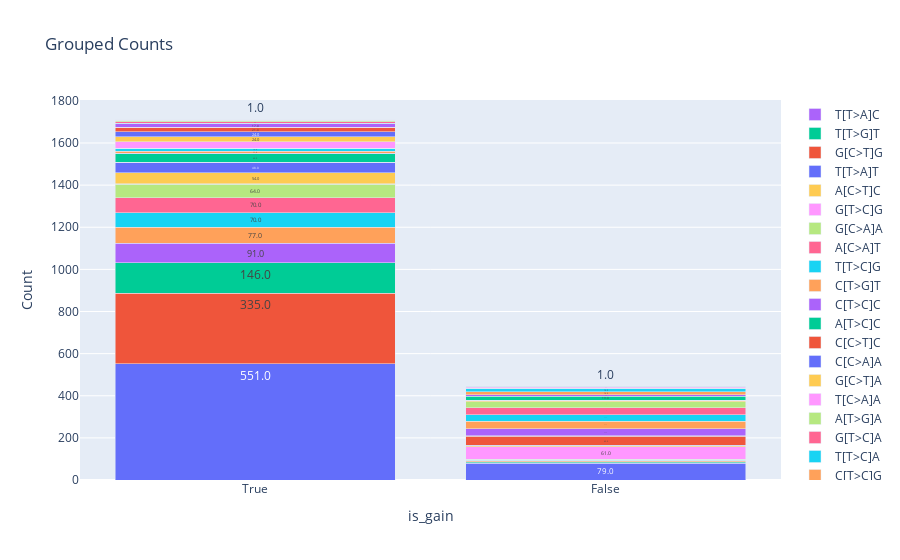

The cell this chart's notebook holds for it:
### Code cell
filter_arg = df.gene_name.isin(driver_oncogenes)
plot_grouped_counts(df, filter_arg, "mutation_context")

### Figure 1 — Plotly figure (JSON) as saved in the notebook; plotly's stock layout.template omitted (floating-point values rounded to 4 significant figures)
{"data": [{"name": "T[C>T]A", "text": ["551.0", "79.0"], "textposition": "auto", "type": "bar", "x": ["True", "False"], "y": [551, 79]}, {"name": "T[C>T]T", "text": ["335.0", "3.0"], "textposition": "auto", "type": "bar", "x": ["True", "False"], "y": [335, 3]}, {"name": "C[C>T]A", "text": ["146.0", "5.0"], "textposition": "auto", "type": "bar", "x": ["True", "False"], "y": [146, 5]}, {"name": "T[C>A]C", "text": ["91.0", "0.0"], "textposition": "auto", "type": "bar", "x": ["True", "False"], "y": [91, 0]}, {"name": "A[C>T]G", "text": ["77.0", "4.0"], "textposition": "auto", "type": "bar", "x": ["True", "False"], "y": [77, 4]}, {"name": "C[C>A]T", "text": ["70.0", "2.0"], "textposition": "auto", "type": "bar", "x": ["True", "False"], "y": [70, 2]}, {"name": "T[C>T]G", "text": ["70.0", "3.0"], "textposition": "auto", "type": "bar", "x": ["True", "False"], "y": [70, 3]}, {"name": "A[C>T]T", "text": ["64.0", "2.0"], "textposition": "auto", "type": "bar", "x": ["True", "False"], "y": [64, 2]}, {"name": "A[T>C]T", "text": ["2.0", "61.0"], "textposition": "auto", "type": "bar", "x": ["True", "False"], "y": [2, 61]}, {"name": "T[C>T]C", "text": ["54.0", "4.0"], "textposition": "auto", "type": "bar", "x": ["True", "False"], "y": [54, 4]}, {"name": "T[C>A]T", "text": ["48.0", "2.0"], "textposition": "auto", "type": "bar", "x": ["True", "False"], "y": [48, 2]}, {"name": "C[T>C]T", "text": ["0.0", "42.0"], "textposition": "auto", "type": "bar", "x": ["True", "False"], "y": [0, 42]}, {"name": "T[C>A]G", "text": ["40.0", "2.0"], "textposition": "auto", "type": "bar", "x": ["True", "False"], "y": [40, 2]}, {"name": "T[T>C]C", "text": ["3.0", "35.0"], "textposition": "auto", "type": "bar", "x": ["True", "False"], "y": [3, 35]}, {"name": "C[T>C]G", "text": ["11.0", "34.0"], "textposition": "auto", "type": "bar", "x": ["True", "False"], "y": [11, 34]}, {"name": "T[T>C]A", "text": ["12.0", "33.0"], "textposition": "auto", "type": "bar", "x": ["True", "False"], "y": [12, 33]}, {"name": "G[T>C]A", "text": ["2.0", "31.0"], "textposition": "auto", "type": "bar", "x": ["True", "False"], "y": [2, 31]}, {"name": "A[T>G]A", "text": ["0.0", "30.0"], "textposition": "auto", "type": "bar", "x": ["True", "False"], "y": [0, 30]}, {"name": "T[C>A]A", "text": ["29.0", "0.0"], "textposition": "auto", "type": "bar", "x": ["True", "False"], "y": [29, 0]}, {"name": "G[C>T]A", "text": ["24.0", "4.0"], "textposition": "auto", "type": "bar", "x": ["True", "False"], "y": [24, 4]}, {"name": "C[C>A]A", "text": ["24.0", "2.0"], "textposition": "auto", "type": "bar", "x": ["True", "False"], "y": [24, 2]}, {"name": "C[C>T]C", "text": ["21.0", "1.0"], "textposition": "auto", "type": "bar", "x": ["True", "False"], "y": [21, 1]}, {"name": "A[T>C]C", "text": ["0.0", "19.0"], "textposition": "auto", "type": "bar", "x": ["True", "False"], "y": [0, 19]}, {"name": "C[T>C]C", "text": ["17.0", "6.0"], "textposition": "auto", "type": "bar", "x": ["True", "False"], "y": [17, 6]}, {"name": "C[T>G]T", "text": ["1.0", "16.0"], "textposition": "auto", "type": "bar", "x": ["True", "False"], "y": [1, 16]}, {"name": "T[T>C]G", "text": ["1.0", "16.0"], "textposition": "auto", "type": "bar", "x": ["True", "False"], "y": [1, 16]}, {"name": "A[C>A]T", "text": ["9.0", "0.0"], "textposition": "auto", "type": "bar", "x": ["True", "False"], "y": [9, 0]}, {"name": "G[C>A]A", "text": ["6.0", "2.0"], "textposition": "auto", "type": "bar", "x": ["True", "False"], "y": [6, 2]}, {"name": "G[T>C]G", "text": ["1.0", "4.0"], "textposition": "auto", "type": "bar", "x": ["True", "False"], "y": [1, 4]}, {"name": "A[C>T]C", "text": ["2.0", "0.0"], "textposition": "auto", "type": "bar", "x": ["True", "False"], "y": [2, 0]}, {"name": "T[T>A]T", "text": ["2.0", "0.0"], "textposition": "auto", "type": "bar", "x": ["True", "False"], "y": [2, 0]}, {"name": "G[C>T]G", "text": ["1.0", "1.0"], "textposition": "auto", "type": "bar", "x": ["True", "False"], "y": [1, 1]}, {"name": "T[T>G]T", "text": ["0.0", "1.0"], "textposition": "auto", "type": "bar", "x": ["True", "False"], "y": [0, 1]}, {"name": "T[T>A]C", "text": ["0.0", "1.0"], "textposition": "auto", "type": "bar", "x": ["True", "False"], "y": [0, 1]}], "layout": {"barmode": "stack", "title": {"text": "Grouped Counts"}, "xaxis": {"title": {"text": "is_gain"}}, "yaxis": {"title": {"text": "Count"}}}}
